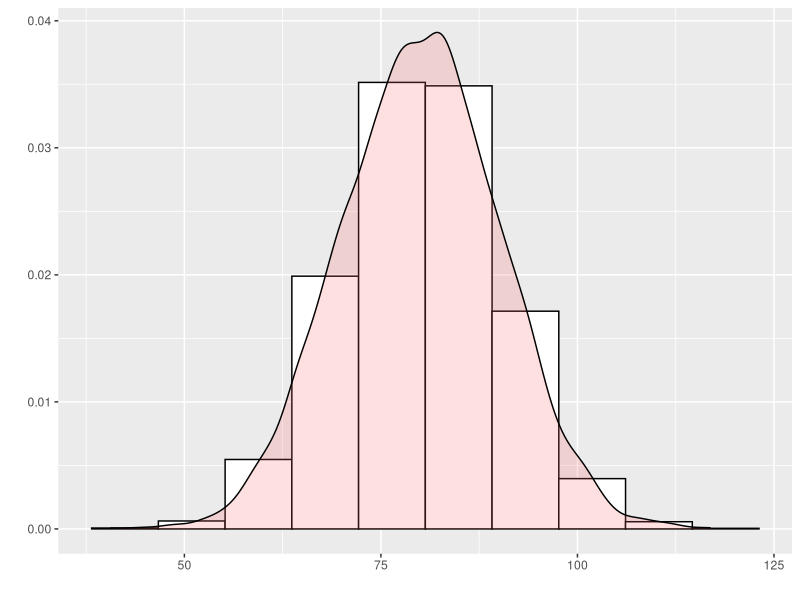
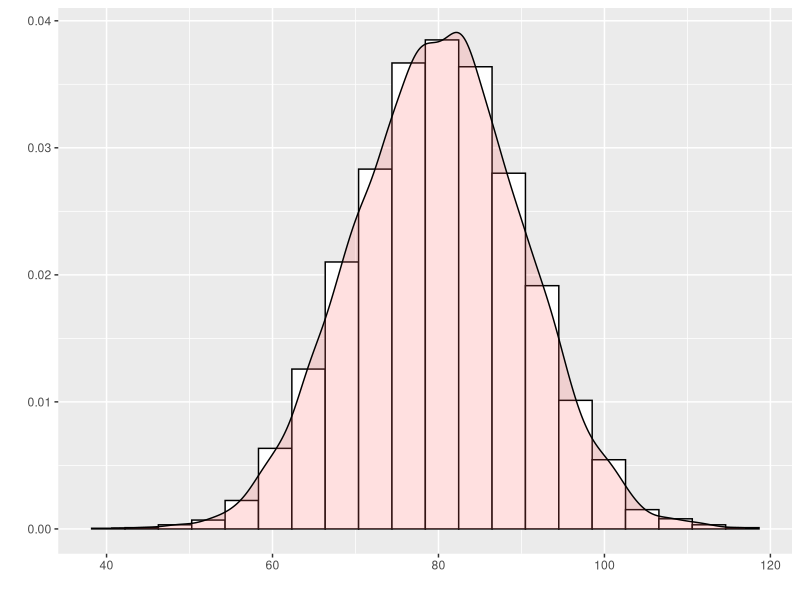
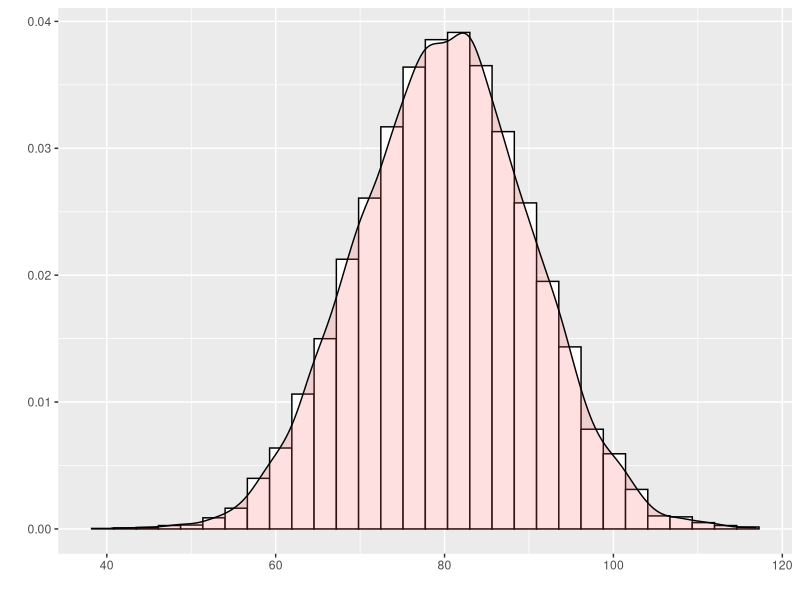
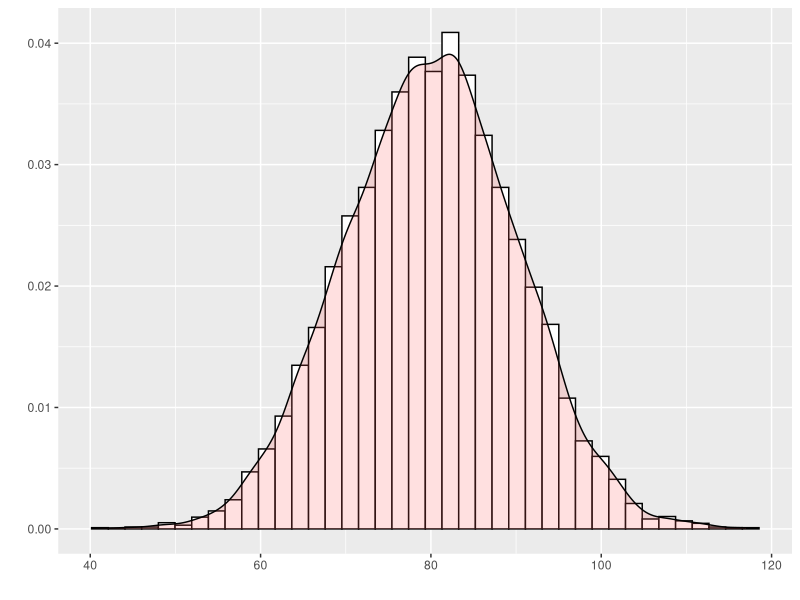
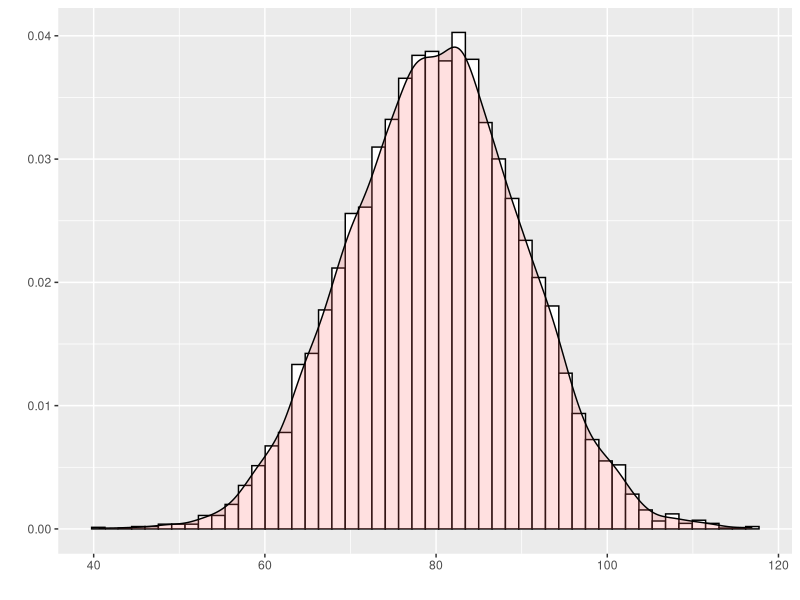
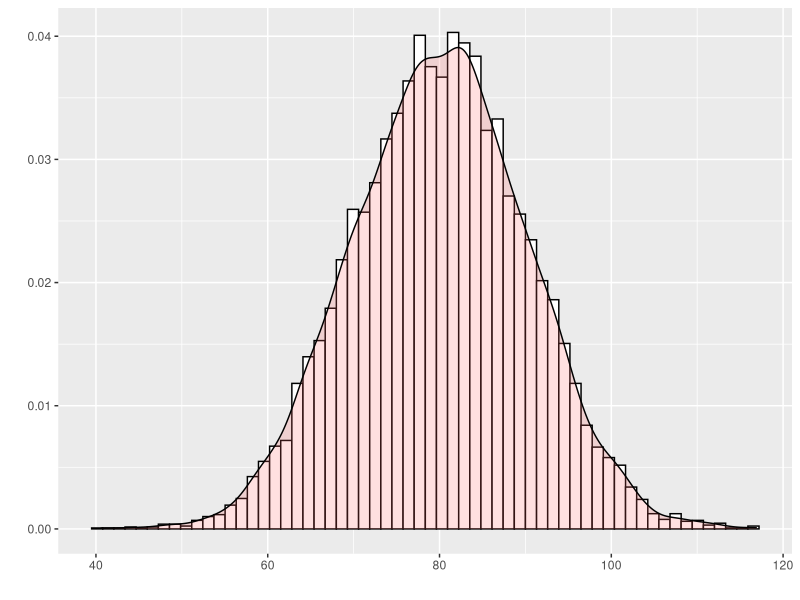

Write the R code that produced these figures, in order. (Note: this script raises an error after producing the figures.)
library(ggplot2)

dt <- rnorm(10000, mean = 80, sd=10)
dt <- as.data.frame(dt)
names(dt) <- c("Tiempo")



p1 <-ggplot(dt, aes(x=Tiempo)) + 
  geom_histogram(aes(y=..density..), bins=10,colour="black", fill="white") +
  ylab("") + geom_density(alpha=.2, fill="#FF6666")  + xlab("")

p2 <- ggplot(dt, aes(x=Tiempo)) + 
  geom_histogram(aes(y=..density..), bins=20,colour="black", fill="white") +
  ylab("") + geom_density(alpha=.2, fill="#FF6666") + xlab("")

p3 <- ggplot(dt, aes(x=Tiempo)) + 
  geom_histogram(aes(y=..density..), bins=30,colour="black", fill="white") +
  ylab("") + geom_density(alpha=.2, fill="#FF6666") + xlab("")

p4 <- ggplot(dt, aes(x=Tiempo)) + 
  geom_histogram(aes(y=..density..), bins=40,colour="black", fill="white") +
  ylab("") + geom_density(alpha=.2, fill="#FF6666") + xlab("")

p5 <- ggplot(dt, aes(x=Tiempo)) + 
  geom_histogram(aes(y=..density..), bins=50,colour="black", fill="white") +
  ylab("") + geom_density(alpha=.2, fill="#FF6666") + xlab("")

p6 <- ggplot(dt, aes(x=Tiempo)) + 
  geom_histogram(aes(y=..density..), bins=60,colour="black", fill="white") +
  ylab("") + geom_density(alpha=.2, fill="#FF6666") + xlab("")


grid.arrange(p1,p2,p3,p4,p5,p6)


normal_prob_area_plot <- function(lb, ub, mean = 0, sd = 1, limits = c(mean - 4 * sd, mean + 4 * sd)) {
  x <- seq(limits[1], limits[2], length.out = 100)
  xmin <- max(lb, limits[1])
  xmax <- min(ub, limits[2])
  areax <- seq(xmin, xmax, length.out = 100)
  area <- data.frame(x = areax, ymin = 0, ymax = dnorm(areax, mean = mean, sd = sd))
  (ggplot()
    + geom_line(data.frame(x = x, y = dnorm(x, mean = mean, sd = sd)),
                mapping = aes(x = x, y = y))
    + geom_ribbon(data = area, mapping = aes(x = x, ymin = ymin, ymax = ymax))
    + scale_x_continuous(limits = limits))
}

normal_prob_area_plot(-1,1)
normal_prob_area_plot(-3,3)

ggplot(data = data.frame(x = c(-4, 4)), aes(x)) +
  stat_function(fun = dnorm, n = 10000, args = list(mean = 0, sd = 1), colour ="blue", size=1.5) + ylab("") +
  scale_y_continuous() + scale_x_continuous() +xlab("") +theme_void()


